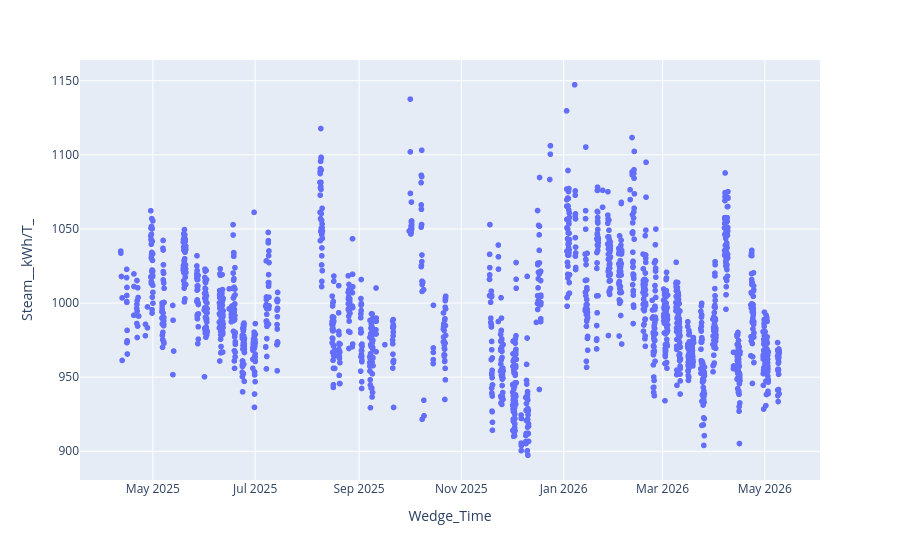

Source (notebook cell):
### Code cell
fig = px.scatter(turnup_data[turnup_data.AB_Grade_ID==6010120].reset_index(), x="Wedge_Time", y="Steam__kWh/T_")
fig.show()

### Figure 1 — Plotly figure (JSON) as saved in the notebook; plotly's stock layout.template omitted (floating-point values rounded to 4 significant figures; data arrays with more than 128 entries replaced by an {"elided": "..."} marker saying what was removed)
{"data": [{"hovertemplate": "Wedge_Time=%{x}<br>Steam__kWh/T_=%{y}<extra></extra>", "legendgroup": "", "marker": {"color": "#636efa", "symbol": "circle"}, "mode": "markers", "name": "", "showlegend": false, "type": "scattergl", "x": {"elided": "1969 str values"}, "xaxis": "x", "y": {"elided": "1969 float values"}, "yaxis": "y"}], "layout": {"legend": {"tracegroupgap": 0}, "margin": {"t": 60}, "xaxis": {"anchor": "y", "domain": [0, 1], "title": {"text": "Wedge_Time"}}, "yaxis": {"anchor": "x", "domain": [0, 1], "title": {"text": "Steam__kWh/T_"}}}}
